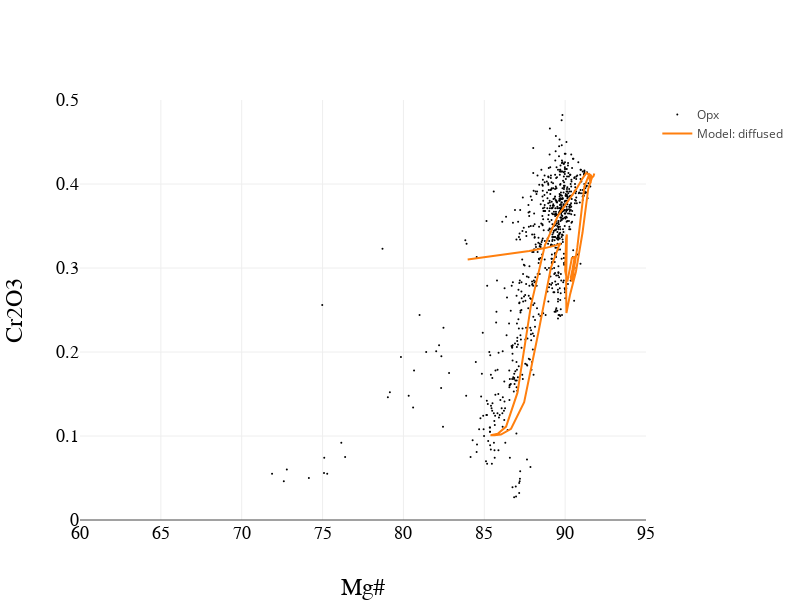

Source (notebook cell):
### Code cell
Plotly(
    [
        {
            x : opx.Fe_Mg.map(v=>100/(1+parseFloat(v))),
            y : opx.Cr2O3,
            name : "Opx",
            mode : "markers",
            marker : {
                color : "black",
                size : 2
            }
        },
        {
            x : modeled.Fe_Mg.map(v=>100/(1+v)),
            y : modeled.Cr2O3,
            name : "Model: diffused"
        },
        /*{
            x : ndFe_Mg.c.map(v=>100/(1+v)),
            y : ndCr2O3.c,
            name : "Model: original"
        },*/
    ],
    spread(
        middiumSize,
        axis("x","Mg#",[60,95]),
        axis("y","Cr2O3",[0,0.5])
    )
)

### Figure 1 — Plotly figure (JSON) as saved in the notebook; plotly's stock layout.template omitted (floating-point values rounded to 4 significant figures; data arrays with more than 128 entries replaced by an {"elided": "..."} marker saying what was removed)
{"data": [{"marker": {"color": "black", "size": 2}, "mode": "markers", "name": "Opx", "uid": "611047", "x": {"elided": "768 float values"}, "y": {"elided": "768 str values"}}, {"name": "Model: diffused", "uid": "1afab6", "x": [91.8, 91.8, 91.79, 91.76, 91.66, 91.43, 91.07, 90.67, 90.3, 90.08, 90.06, 90.11, 90.06, 90.0, 90.14, 90.42, 90.6, 90.45, 90.35, 90.43, 90.75, 91.19, 91.49, 91.6, 91.61, 91.6, 91.59, 91.58, 91.56, 91.52, 91.45, 91.31, 91.08, 90.72, 90.22, 89.55, 88.75, 87.89, 87.05, 86.35, 85.83, 85.53, 85.39, 85.42, 85.62, 86.03, 86.66, 87.47, 88.35, 89.12, 89.62, 89.72, 89.42, 88.75, 87.78, 86.6, 85.3, 83.97], "y": [0.4125, 0.4119, 0.4109, 0.4095, 0.4074, 0.3941, 0.342, 0.2955, 0.2679, 0.2463, 0.2782, 0.3398, 0.3354, 0.2965, 0.2838, 0.3119, 0.3134, 0.2976, 0.2886, 0.2842, 0.3245, 0.3967, 0.4119, 0.4101, 0.4075, 0.4046, 0.4031, 0.4018, 0.4017, 0.4048, 0.4113, 0.4133, 0.4067, 0.3949, 0.3808, 0.3621, 0.3272, 0.2555, 0.1516, 0.1112, 0.1026, 0.1013, 0.101, 0.1008, 0.1008, 0.1018, 0.1086, 0.1403, 0.2232, 0.3003, 0.3263, 0.3293, 0.3269, 0.3237, 0.3203, 0.3169, 0.3135, 0.31]}], "layout": {"height": 600, "width": 800, "xaxis": {"range": [60, 95], "tickfont": {"color": "#000", "family": "sans-serif", "size": 18}, "title": "Mg#", "titlefont": {"color": "#000", "family": "sans-serif", "size": 24}, "type": "linear"}, "yaxis": {"range": [0, 0.5], "tickfont": {"color": "#000", "family": "sans-serif", "size": 18}, "title": "Cr2O3", "titlefont": {"color": "#000", "family": "sans-serif", "size": 24}, "type": "linear"}}}
